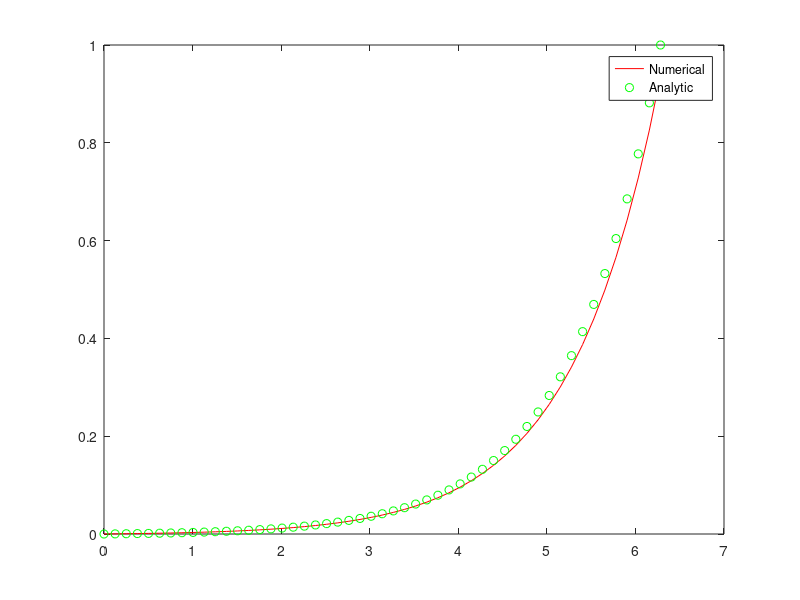

Write the MATLAB code that produced this figure.
%% ---------------------------- Header --------------------------------- %%

%%% Numerische Methoden der Hydromechanik
%%% Assignment: 3
%%% Group: 2
%%% Members: Nick Pfeiffer, Andreas Mirlach, Julian Lenz, Faro Schäfer

% ----------------------------------------------------------------------- %

% This is a Matlab code to solve 1D steady advection-diffusion equation
% discritised by finite-volume schemes 
%
% differential form of advection-diffusion eqn.:
%
%       d phi          d^2 phi
%  -U0 ------- + Gamma ------- = 0
%        dx             dx^2
%
% You are asked to fill in the missing parts to complete the implementation.
% Missing parts are marked by ???
%
% Author: Yoshiyuki Sakai
% Email: yoshiyuki.sakai@tum.de
%%

% Set constant advection velocity
U0 = 1.0;

% Set constant diffusivity
Gamma = 1.0;

% Set up grid cells
xend = 2.0 * pi;
cells = 51;

%%
%function A_D_eq_cells(U0,Gamma,cells,nn,scheme)

% Clear all variables and plots.
% format long;
% clear;
% hold off;

% Set up grid cells
xend = 2.0 * pi;
dx = xend/(cells-1);% points = 10;

% Array of grid cell centre locations:
x = 0.0 : dx : xend;

% Initialization of cell-averaged field
phi = zeros(cells,1);
% Initialization of matrix A
A = zeros(cells,cells);
% Initialization of vector b
b = zeros(cells,1);
% Boundary cell face values
phi_0   = 0.0;
phi_end = 1.0;
% Loop over grid cells
% NB: boundary cells are excluded
for i = 2 : cells-1

     a_w = U0/2+Gamma/dx;
     a_p = -2*Gamma/dx;
     a_e = -U0/2+Gamma/dx;
     
%     assign values to LHS matrix A
     A(i,i) = a_p;
     A(i,i-1) = a_w;
     A(i,i+1) = a_e;

%     assign values to RHS vector b
     b(i) = 0; %???
end

% Boundary conditions (Dirichlet at boundary cell faces)

% at i = 1
 A(1,1) = -U0/2-3*Gamma/dx ; %Ap,BC left side
 A(1,2) = -U0/2+Gamma/dx ; %Ae
 b(1) = (-U0-2*Gamma/dx)*phi_0; 

% at i = cells
 A(cells,cells) = U0/2-3*Gamma/dx ; %Ap,BC right side
 A(cells,cells-1) = U0/2+Gamma/dx ; %Aw
 b(cells) = U0-2*Gamma/dx*phi_end;

% Solution of the linear system
phi = A\b;

% Compute analytical solution
phi_analytic = (exp((U0.*x/Gamma))-1)/(exp((2*pi*U0)/Gamma)-1); %%correct?

% % Compute relative error
% nn = ceil(cells / 2);
% err_rel = ???
% 
% % Compute mean error
% err_mean = ???

% Plot the numerical and analytical solutions
plot(x, phi, 'r', x, phi_analytic, 'go');
legend('Numerical','Analytic')

% Plot the error as function of dx in log-log scale
%???

%end